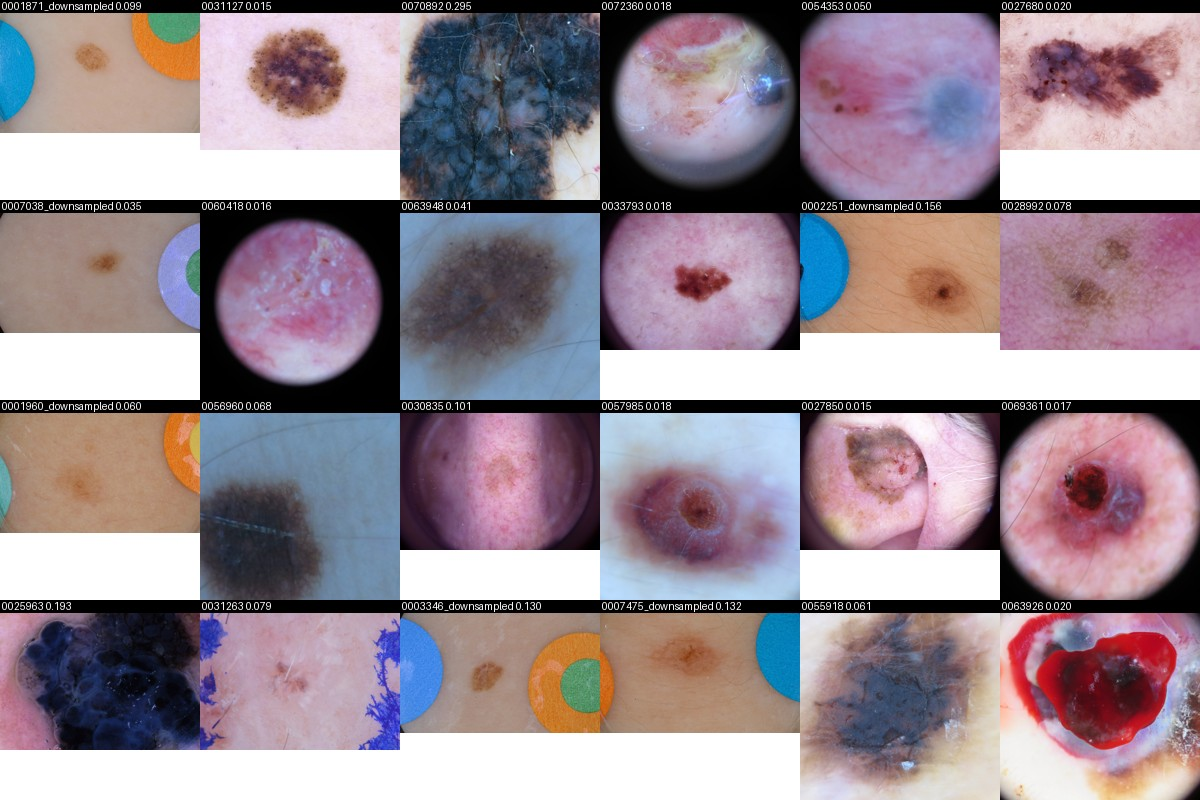
#> input picture src/sticker_sheet_flagged.jpg, 1200 x 800 px
$ python -i process_hair.py   (imports and definitions only)
#> lines starting #> are read from the running program, lines starting #| are printed output that depends on the picture; after the words box and inside, x2 and y2 are one past the last pixel; in counts of white or black regions, pixels touching at a corner belong together
#> further down, picture is the input picture: shape (800, 1200, 3); mean B, G, R 147.2, 137.8, 152.9
"""One-time preprocessing: DullRazor-style hair removal.

Reads every image listed in df_merged.csv, removes dark hairs, and writes the
cleaned image to OUT_DIR under the SAME filename. Afterwards, point
LOCAL_IMAGE_DIR in config.py at OUT_DIR and nothing else in the pipeline
changes (dataset.py just looks up f"{image}.jpg").

Method (a common re-implementation of DullRazor, Lee et al. 1997):
  1. grayscale
  2. morphological BLACK-HAT with thin line-shaped kernels at several angles
     (black-hat = closing - original, so it lights up dark thin structures
     like hairs; the max over angles catches hairs running in any direction)
  3. threshold -> hair mask, slightly dilated to cover the hair's soft edges
  4. fill the masked pixels from their neighbors (the original paper uses
     bilinear interpolation; cv2.inpaint is the usual practical substitute)

Run from src/ like your other scripts:  python preprocess_hair.py

IMPORTANT: apply the same preprocessing to EVERY split (train, val, and any
test set you evaluate on later). Models trained on hair-free images should be
evaluated on hair-free images.
"""

import os
import random
from multiprocessing import Pool
from pathlib import Path

import cv2
import numpy as np
import pandas as pd

from config import PROCESSED_DATA_PATH, LOCAL_IMAGE_DIR

# ---------------------------------------------------------------------------
# Settings
# ---------------------------------------------------------------------------
OUT_DIR = Path("../data/processed/images_hairfree_512")
WORK_SIZE = 512          # images are resized to WORK_SIZE x WORK_SIZE first (your
                         # pipeline already squashes to a square, so this matches it).
                         # Doing it first also makes hair thickness, in pixels,
                         # comparable across images that start at different sizes.
                         # NOTE: this caps the largest usable IMAGE_SIZE at 512.
KERNEL_LEN = 17          # line length in pixels; must exceed ~1.5x hair thickness
                         # but stay well below the size of real lesion structures
THRESH = 10              # black-hat response (0-255) above which a pixel is "hair"
ANGLES = (0, 45, 90, 135)
INPAINT_RADIUS = 3
OVERWRITE = False        # False = skip images that already have an output (resumable)
N_WORKERS = max(1, (os.cpu_count() or 2) - 2)
PREVIEW_N = 8            # random before/mask/after rows saved for visual QA


def line_kernel(length, angle_deg):
    """A 1-pixel-thick line structuring element of the given length/angle."""
    k = np.zeros((length, length), np.uint8)
    c = length // 2
    dx, dy = np.cos(np.deg2rad(angle_deg)), np.sin(np.deg2rad(angle_deg))
    p1 = (int(round(c - c * dx)), int(round(c - c * dy)))
    p2 = (int(round(c + c * dx)), int(round(c + c * dy)))
    cv2.line(k, p1, p2, 1, 1)
    return k


def detect_hair(img_bgr, kernel_len=KERNEL_LEN, thresh=THRESH, angles=ANGLES):
    """Returns a uint8 mask (255 = hair) the same height/width as the image."""
#> called with kernel_len = 17, thresh = 10, angles = (0, 45, 90, 135)
    gray = cv2.cvtColor(img_bgr, cv2.COLOR_BGR2GRAY)
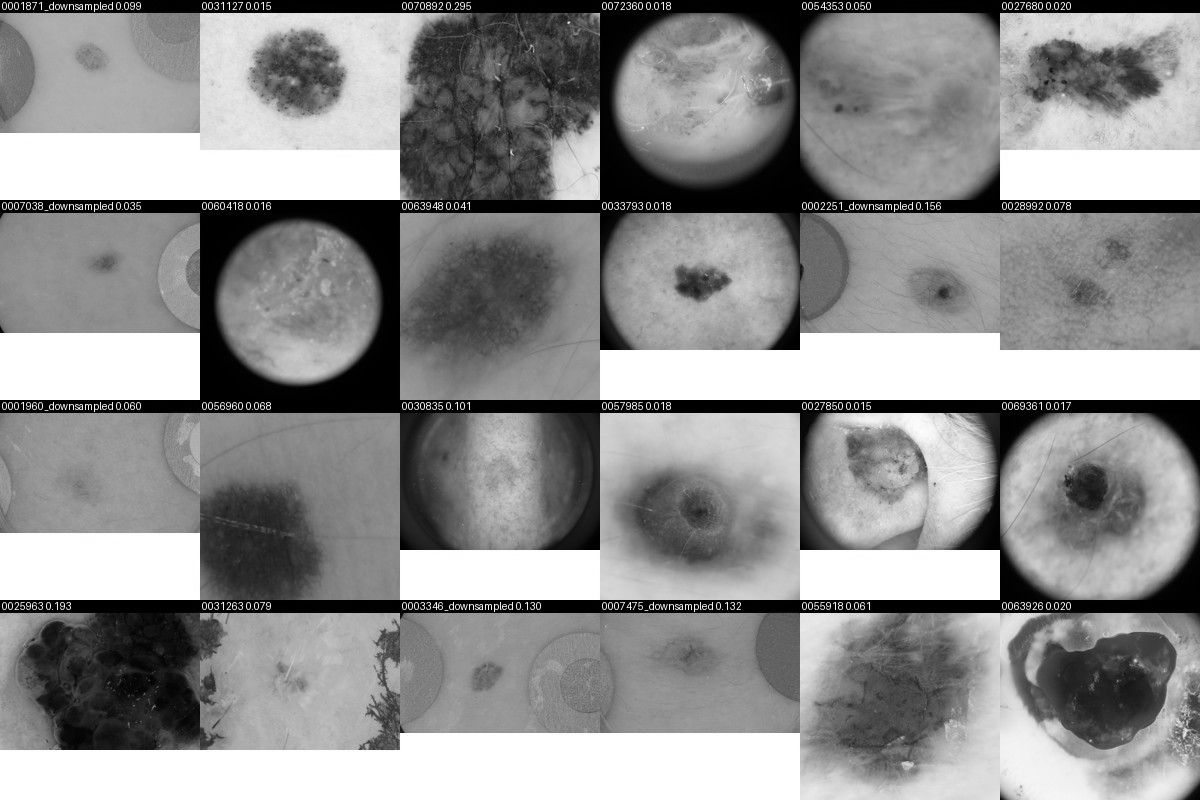
#> gray: shape (800, 1200); min 0, max 255, mean 143.4
    blackhat = np.zeros_like(gray)
    for angle in angles:
        bh = cv2.morphologyEx(gray, cv2.MORPH_BLACKHAT, line_kernel(kernel_len, angle))
        blackhat = np.maximum(blackhat, bh)
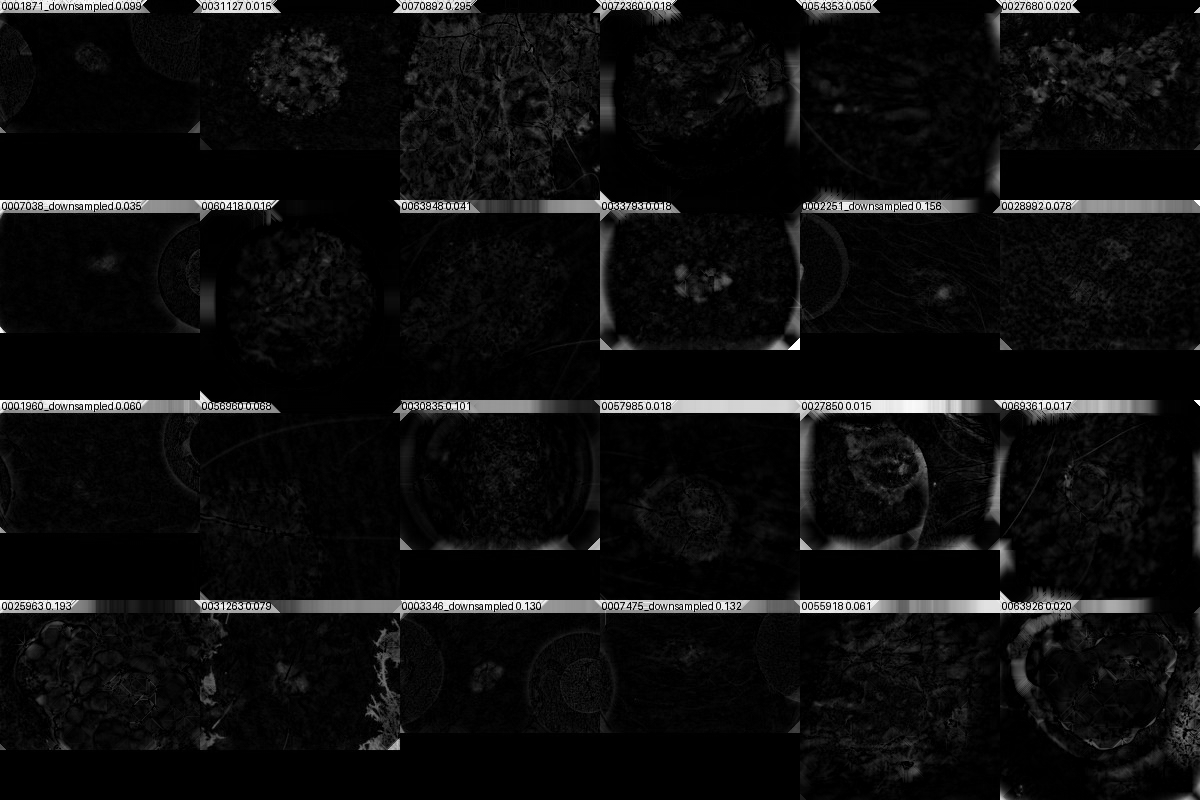
#> blackhat: shape (800, 1200); min 0, max 255, mean 13.8
    _, mask = cv2.threshold(blackhat, thresh, 255, cv2.THRESH_BINARY)
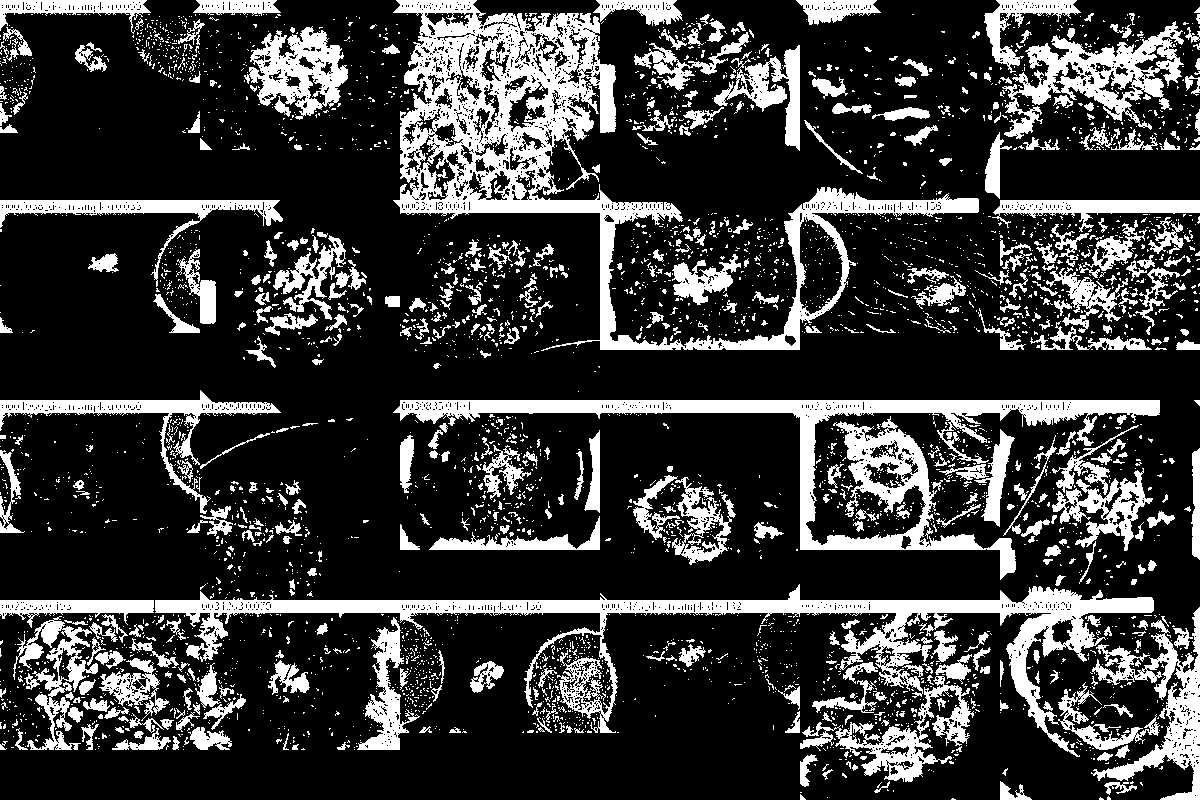
#> mask: shape (800, 1200); 22.2% white; 4075 white regions (3553 under 20 px), largest, box (x1, y1, x2, y2) and area: (393, 0, 979, 351) 36418, (155, 584, 1154, 757) 23514, (393, 400, 1160, 580) 20769
    # Cover the anti-aliased edges of each hair so no dark fringe survives
    return cv2.dilate(mask, np.ones((3, 3), np.uint8), iterations=1)
#> returned value: shape (800, 1200); 36.1% white; 937 white regions (491 under 20 px), largest, box (x1, y1, x2, y2) and area: (0, 574, 1200, 800) 92774, (392, 0, 980, 355) 52953, (392, 399, 1161, 585) 42705


def remove_hair(img_bgr, **kwargs):
    """Returns (cleaned_bgr, mask)."""
    mask = detect_hair(img_bgr, **kwargs)
    cleaned = cv2.inpaint(img_bgr, mask, INPAINT_RADIUS, cv2.INPAINT_TELEA)
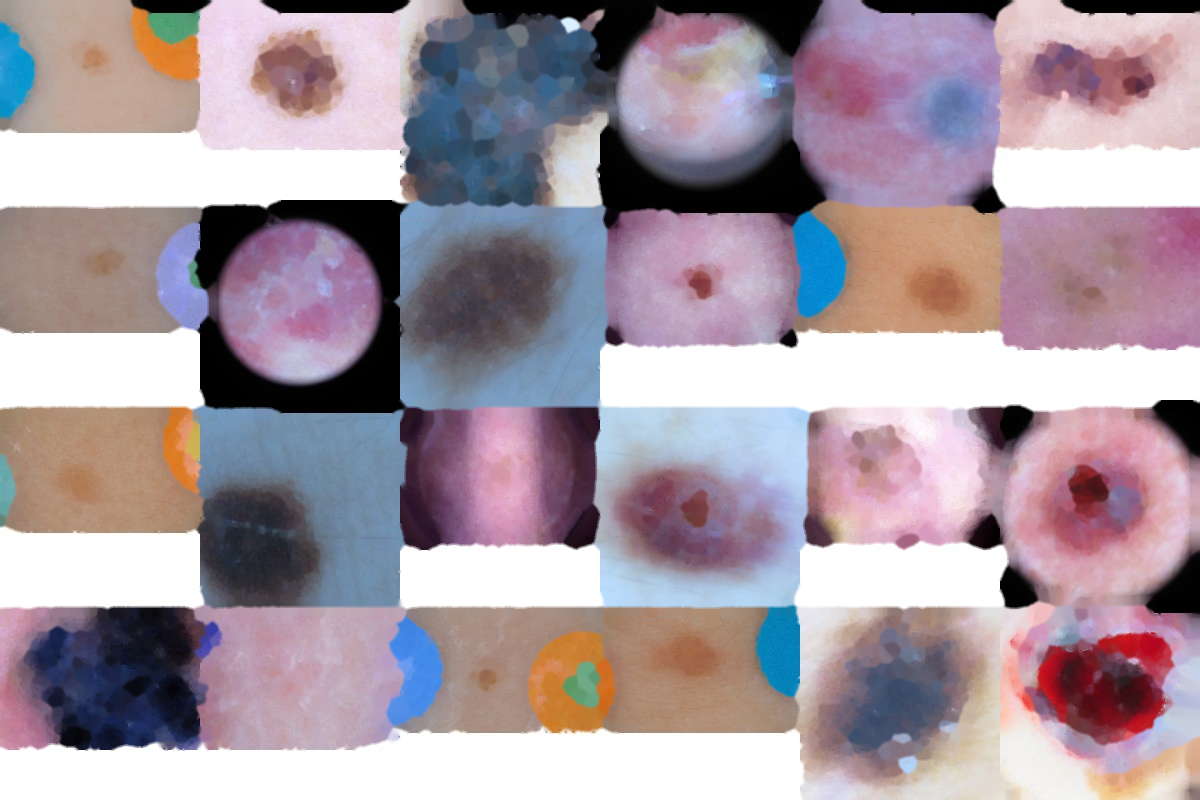
#> cleaned: shape (800, 1200, 3); mean B, G, R 161.2, 151.4, 166
    return cleaned, mask


def load_resized(path):
    img = cv2.imread(str(path), cv2.IMREAD_COLOR)
    if img is None:
        return None
    h, w = img.shape[:2]
    shrinking = (h * w) > (WORK_SIZE * WORK_SIZE)
    return cv2.resize(img, (WORK_SIZE, WORK_SIZE),
                      interpolation=cv2.INTER_AREA if shrinking else cv2.INTER_CUBIC)


def process_one(image_id):
    """Worker: returns (image_id, status, fraction_of_pixels_masked)."""
    out_path = OUT_DIR / f"{image_id}.jpg"
    if out_path.exists() and not OVERWRITE:
        return image_id, "skipped", float("nan")
    img = load_resized(Path(LOCAL_IMAGE_DIR) / f"{image_id}.jpg")
    if img is None:
        return image_id, "unreadable", float("nan")
    cleaned, mask = remove_hair(img)
    cv2.imwrite(str(out_path), cleaned, [cv2.IMWRITE_JPEG_QUALITY, 95])
    return image_id, "done", float((mask > 0).mean())


def save_preview(image_ids, path):
    """Rows of [original | hair mask | cleaned] for eyeballing the settings."""
    rows = []
    for image_id in image_ids:
        img = load_resized(Path(LOCAL_IMAGE_DIR) / f"{image_id}.jpg")
        if img is None:
            continue
        cleaned, mask = remove_hair(img)
        mask_bgr = cv2.cvtColor(mask, cv2.COLOR_GRAY2BGR)
        rows.append(cv2.hconcat([img, mask_bgr, cleaned]))
    if rows:
        grid = cv2.vconcat(rows)
        grid = cv2.resize(grid, None, fx=0.5, fy=0.5, interpolation=cv2.INTER_AREA)
        cv2.imwrite(str(path), grid)


# [28 lines not run here, left out]

>>> import cv2
>>> picture = cv2.imread('sticker_sheet_flagged.jpg')
>>> result = remove_hair(picture)
